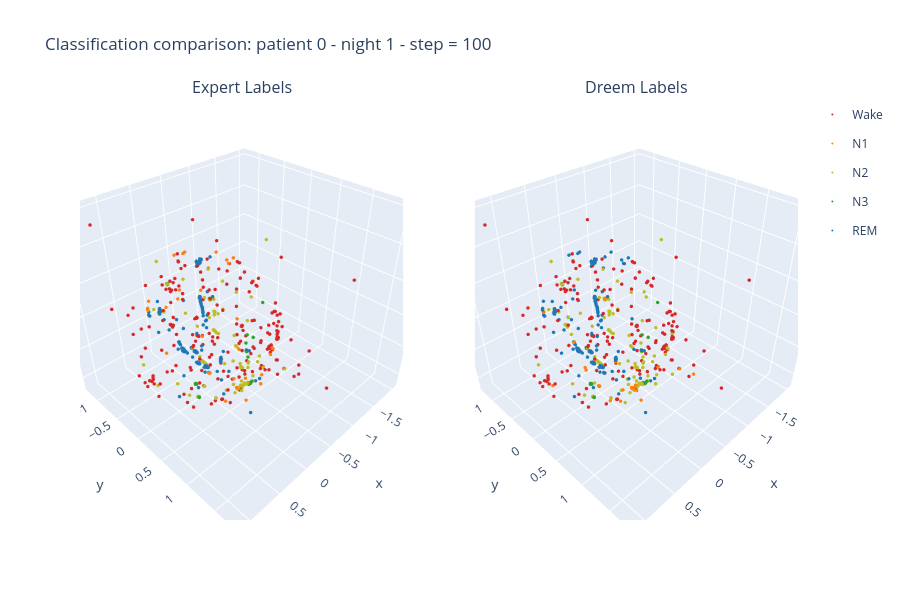

Notebook source saved alongside this figure:
### Markdown cell above
### Distribución de la acelerometria en 3D

Se muestra un grafico en 3D de la acerometria del paciente 0 en la noche 1 para analizar la distribución de los datos en función de los labels sobre cada clasficador.

### Code cell
EDA.plot_motion_comparison_3d(patient=0, night=1, step=100)

### Figure 1 — Plotly figure (JSON) as saved in the notebook; plotly's stock layout.template omitted (floating-point values rounded to 4 significant figures; data arrays with more than 128 entries replaced by an {"elided": "..."} marker saying what was removed)
{"data": [{"legendgroup": "Wake", "marker": {"color": "#d62728", "size": 2}, "mode": "markers", "name": "Wake", "scene": "scene", "type": "scatter3d", "x": {"elided": "539 float values"}, "y": {"elided": "539 float values"}, "z": {"elided": "539 float values"}}, {"legendgroup": "Wake", "marker": {"color": "#d62728", "size": 2}, "mode": "markers", "name": "Wake", "scene": "scene2", "showlegend": false, "type": "scatter3d", "x": {"elided": "538 float values"}, "y": {"elided": "538 float values"}, "z": {"elided": "538 float values"}}, {"legendgroup": "N1", "marker": {"color": "#ff7f0e", "size": 2}, "mode": "markers", "name": "N1", "scene": "scene", "type": "scatter3d", "x": {"elided": "464 float values"}, "y": {"elided": "464 float values"}, "z": {"elided": "464 float values"}}, {"legendgroup": "N1", "marker": {"color": "#ff7f0e", "size": 2}, "mode": "markers", "name": "N1", "scene": "scene2", "showlegend": false, "type": "scatter3d", "x": {"elided": "388 float values"}, "y": {"elided": "388 float values"}, "z": {"elided": "388 float values"}}, {"legendgroup": "N2", "marker": {"color": "#bcbd22", "size": 2}, "mode": "markers", "name": "N2", "scene": "scene", "type": "scatter3d", "x": {"elided": "5188 float values"}, "y": {"elided": "5188 float values"}, "z": {"elided": "5188 float values"}}, {"legendgroup": "N2", "marker": {"color": "#bcbd22", "size": 2}, "mode": "markers", "name": "N2", "scene": "scene2", "showlegend": false, "type": "scatter3d", "x": {"elided": "5220 float values"}, "y": {"elided": "5220 float values"}, "z": {"elided": "5220 float values"}}, {"legendgroup": "N3", "marker": {"color": "#2ca02c", "size": 2}, "mode": "markers", "name": "N3", "scene": "scene", "type": "scatter3d", "x": {"elided": "4083 float values"}, "y": {"elided": "4083 float values"}, "z": {"elided": "4083 float values"}}, {"legendgroup": "N3", "marker": {"color": "#2ca02c", "size": 2}, "mode": "markers", "name": "N3", "scene": "scene2", "showlegend": false, "type": "scatter3d", "x": {"elided": "3934 float values"}, "y": {"elided": "3934 float values"}, "z": {"elided": "3934 float values"}}, {"legendgroup": "REM", "marker": {"color": "#1f77b4", "size": 2}, "mode": "markers", "name": "REM", "scene": "scene", "type": "scatter3d", "x": {"elided": "3710 float values"}, "y": {"elided": "3710 float values"}, "z": {"elided": "3710 float values"}}, {"legendgroup": "REM", "marker": {"color": "#1f77b4", "size": 2}, "mode": "markers", "name": "REM", "scene": "scene2", "showlegend": false, "type": "scatter3d", "x": {"elided": "3904 float values"}, "y": {"elided": "3904 float values"}, "z": {"elided": "3904 float values"}}], "layout": {"annotations": [{"font": {"size": 16}, "showarrow": false, "text": "Expert Labels", "x": 0.225, "xanchor": "center", "xref": "paper", "y": 1, "yanchor": "bottom", "yref": "paper"}, {"font": {"size": 16}, "showarrow": false, "text": "Dreem Labels", "x": 0.775, "xanchor": "center", "xref": "paper", "y": 1, "yanchor": "bottom", "yref": "paper"}], "height": 600, "scene": {"domain": {"x": [0, 0.45], "y": [0, 1]}}, "scene2": {"domain": {"x": [0.55, 1], "y": [0, 1]}}, "title": {"text": "Classification comparison: patient 0 - night 1 - step = 100"}}}
